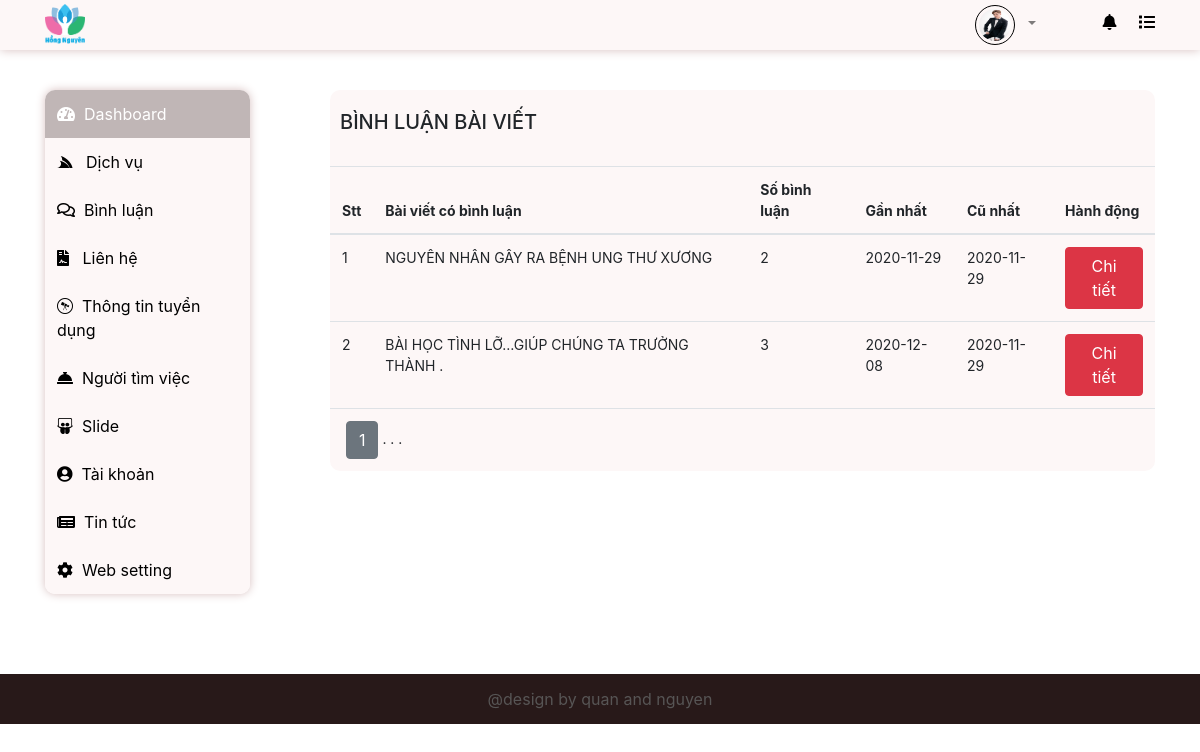
Screenshot of /admin/binh_luan/index.php (signed in) with the database file from the repository.
### tables this page shows
CREATE TABLE `binh_luan` (
  `id` int(11) NOT NULL,
  `noi_dung` varchar(255) NOT NULL,
  `ngay_bl` date NOT NULL,
  `id_user` int(11) NOT NULL,
  `id_tin_tuc` int(11) NOT NULL
);

CREATE TABLE `tin_tuc` (
  `id` int(11) NOT NULL,
  `tieu_de` varchar(225) NOT NULL,
  `noi_dung` longtext NOT NULL,
  `thoi_gian` date NOT NULL,
  `hinh_anh` varchar(225) NOT NULL,
  `luot_xem` int(11) NOT NULL,
  `tom_tat` varchar(225) NOT NULL,
  `id_user` int(11) NOT NULL
);

### dao/pdo.php (called while the page is built, shortened)
<?php
function connect()
{
    $host = "127.0.0.1";
    $dbname = "duan1";
    $db_username = "root";
    $db_password = "";
    return new PDO("mysql:host=$host;dbname=$dbname", $db_username, $db_password);
}
function selectAll($sql)
{
    $conne = connect();
    $stml = $conne->prepare($sql);
    $stml->execute();
    return $select = $stml->fetchAll();
}
function dem($sql)
{
    $conn = connect();
    $stmt = $conn->prepare($sql);
    $stmt->execute();
    $count = $stmt->fetchColumn();
    return $count;
}

### admin/binh_luan/index.php (the view, shortened to what this page needs)
<?php
require_once('../../dao/pdo.php');
if (!isset($_GET['product'])) {
    $product = 1;
} else {
    $product = $_GET['product'];
    if (!is_numeric($product) || $product <= 0) {
        header("Location:" . BASE_URL);
    }
}
$data = 6;
$sql = "SELECT count(*) FROM `tin_tuc`";
$conn = connect();
$result = $conn->prepare($sql);
$result->execute();
$number = $result->fetchColumn();
$page = ceil($number / $data);
$tin = ($product - 1) * $data;
?>
<!DOCTYPE html>
<html lang="en">
<head>
    <?php include('../../link/style.php') ?>
    <link rel="stylesheet" href="../../content/css.css">
</head>
<body>
    <?php include('../layout/header.php'); ?>
    <div class="container-fluid" style="margin-bottom:80px;">
        <div class="container">
            <div class="row">
                <div class="col-md-3">
                    <?php include('../layout/menu.php'); ?>
                </div>
                <div class="col-md-9" style="margin-top: 40px;">
                    <div class="content_admin" style="width: 100%;background-color: #fdf7f7;border-radius: 10px;">
                        <div class="tieu_de" style="padding: 20px 0 0 10px;">
                            <h5>BÌNH LUẬN BÀI VIẾT</h5>
                        </div>
                        <br>
                        <table class="table" style="font-size: 14px">
                            <thead>
                                <tr>
                                    <th>Stt</th>
                                    <th>Bài viết có bình luận</th>
                                    <th>Số bình luận</th>
                                    <th>Gần nhất</th>
                                    <th>Cũ nhất</th>
                                    <th>Hành động</th>
                                </tr>
                            </thead>
                            <tbody>
                                <?php
                                $stt = 0;
                                foreach (selectAll("SELECT DISTINCT id_tin_tuc FROM binh_luan ORDER BY id ASC LIMIT $tin,$data") as $item) {
                                    $id_sp = $item['id_tin_tuc'];
                                    foreach (selectAll("SELECT * FROM tin_tuc WHERE id= '$id_sp'") as $value) {
                                        $tong = dem("SELECT COUNT(*) FROM binh_luan WHERE id_tin_tuc = '$id_sp'");
                                        foreach (selectAll("SELECT * FROM binh_luan WHERE id_tin_tuc='$id_sp' ORDER BY id DESC LIMIT 1 ") as $row) {
                                            foreach (selectAll("SELECT * FROM binh_luan WHERE id_tin_tuc='$id_sp' ORDER BY id ASC LIMIT 1 ") as $next) {
                                ?>
                                                <tr>
                                                    <td><?= $stt += 1 ?></td>
                                                    <td><?= $value['tieu_de'] ?></td>
                                                    <td><?= $tong ?></td>
                                                    <td><?= $row['ngay_bl'] ?></td>
                                                    <td><?= $next['ngay_bl'] ?></td>
                                                    <td>
                                                        <a href="chi_tiet.php?id=<?= $id_sp ?>" class="btn btn-danger">Chi tiết</a>
                                                    </td>
                                                </tr>
                                <?php
                                            }
                                        }
                                    }
                                }
                                ?>
                            </tbody>
                            <tfoot>
                                <tr>
                                    <td colspan="12">
                                        <?php
                                        for ($t = 1; $t <= $page; $t++) { ?>
                                            &nbsp;<a name="" id="" class="btn btn-secondary" href="index.php?product=<?= $t ?>" role="button"> <?= $t ?></a>
                                        <?php
                                        }
                                        ?>
                                        . . .
                                    </td>
                                </tr>
                            </tfoot>
                        </table>
                    </div>
                </div>
            </div>
        </div>
    </div>
    <?php include('../layout/footer.php'); ?>
</body>
</html>

### rows the page displays
binh_luan: ngay_bl "2020-11-29"
binh_luan: stt "1", id_tin_tuc.tieu_de "NGUYÊN NHÂN GÂY RA BỆNH UNG THƯ XƯƠNG", tong "2", ngay_bl "2020-11-29"
binh_luan: ngay_bl "2020-12-08"
binh_luan: stt "2", id_tin_tuc.tieu_de "BÀI HỌC TÌNH LỠ…GIÚP CHÚNG TA TRƯỞNG THÀNH .", tong "3", ngay_bl "2020-11-29"
